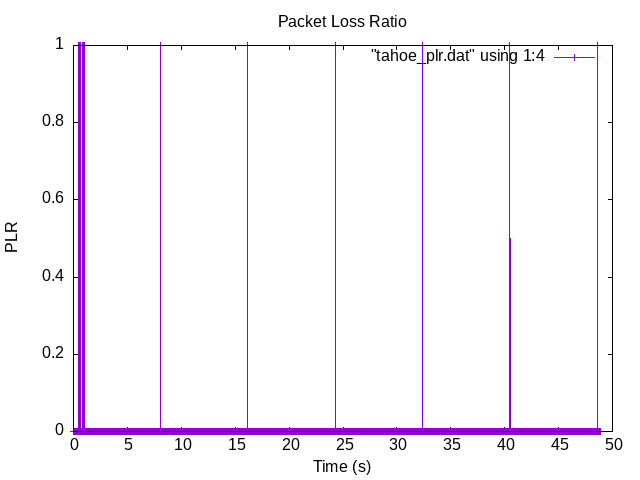

Write gnuplot code to recreate this figure.
set autoscale
set term png
set title "Packet Loss Ratio"
set xlabel "Time (s)"
set ylabel "PLR"
set out "tahoe_plr.png"

plot "tahoe_plr.dat" using 1:4 with linespoints
